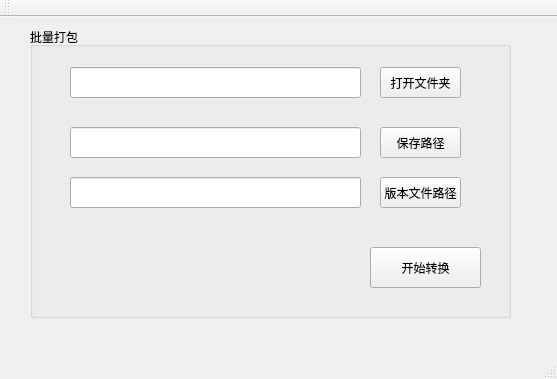
<?xml version="1.0" encoding="UTF-8"?>
<ui version="4.0">
 <class>GenEffectFileClass</class>
 <widget class="QMainWindow" name="GenEffectFileClass">
  <property name="geometry">
   <rect>
    <x>0</x>
    <y>0</y>
    <width>557</width>
    <height>379</height>
   </rect>
  </property>
  <property name="windowTitle">
   <string>GenEffectFile</string>
  </property>
  <widget class="QWidget" name="centralWidget">
   <widget class="QGroupBox" name="groupBox">
    <property name="geometry">
     <rect>
      <x>30</x>
      <y>10</y>
      <width>481</width>
      <height>291</height>
     </rect>
    </property>
    <property name="title">
     <string>批量打包</string>
    </property>
    <widget class="QPushButton" name="openfileBtn">
     <property name="geometry">
      <rect>
       <x>350</x>
       <y>40</y>
       <width>81</width>
       <height>31</height>
      </rect>
     </property>
     <property name="text">
      <string>打开文件夹</string>
     </property>
    </widget>
    <widget class="QPushButton" name="saveBtn">
     <property name="geometry">
      <rect>
       <x>350</x>
       <y>100</y>
       <width>81</width>
       <height>31</height>
      </rect>
     </property>
     <property name="text">
      <string>保存路径</string>
     </property>
    </widget>
    <widget class="QPushButton" name="startBtn">
     <property name="geometry">
      <rect>
       <x>340</x>
       <y>220</y>
       <width>111</width>
       <height>41</height>
      </rect>
     </property>
     <property name="text">
      <string>开始转换</string>
     </property>
    </widget>
    <widget class="QLineEdit" name="openDirlineEdit">
     <property name="geometry">
      <rect>
       <x>40</x>
       <y>40</y>
       <width>291</width>
       <height>31</height>
      </rect>
     </property>
    </widget>
    <widget class="QLineEdit" name="saveDirLineEdit">
     <property name="geometry">
      <rect>
       <x>40</x>
       <y>100</y>
       <width>291</width>
       <height>31</height>
      </rect>
     </property>
    </widget>
    <widget class="QLineEdit" name="versionedit">
     <property name="geometry">
      <rect>
       <x>40</x>
       <y>150</y>
       <width>291</width>
       <height>31</height>
      </rect>
     </property>
    </widget>
    <widget class="QPushButton" name="versionBtn">
     <property name="geometry">
      <rect>
       <x>350</x>
       <y>150</y>
       <width>81</width>
       <height>31</height>
      </rect>
     </property>
     <property name="text">
      <string>版本文件路径</string>
     </property>
    </widget>
   </widget>
  </widget>
  <widget class="QMenuBar" name="menuBar">
   <property name="geometry">
    <rect>
     <x>0</x>
     <y>0</y>
     <width>557</width>
     <height>23</height>
    </rect>
   </property>
  </widget>
  <widget class="QToolBar" name="mainToolBar">
   <attribute name="toolBarArea">
    <enum>TopToolBarArea</enum>
   </attribute>
   <attribute name="toolBarBreak">
    <bool>false</bool>
   </attribute>
  </widget>
  <widget class="QStatusBar" name="statusBar"/>
 </widget>
 <layoutdefault spacing="6" margin="11"/>
 <resources>
  <include location="geneffectfile.qrc"/>
 </resources>
 <connections/>
</ui>
